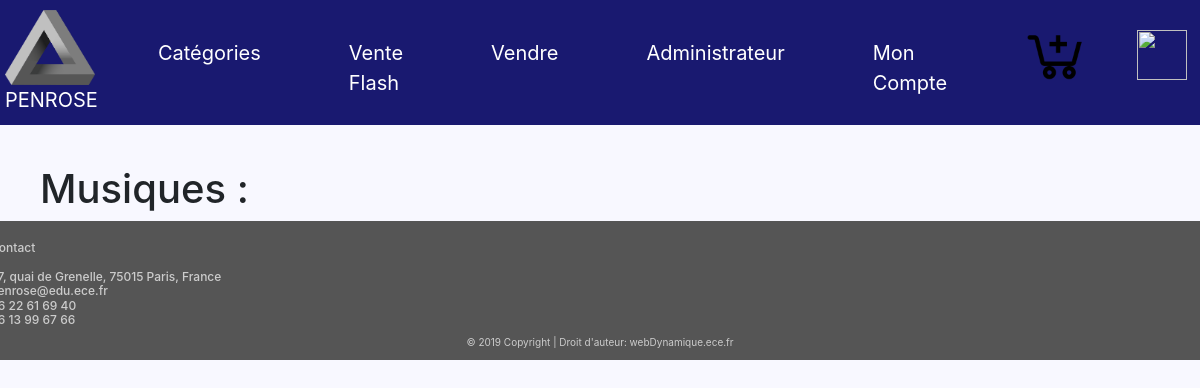
The app's page /liste_musique_fiche.php, older data.
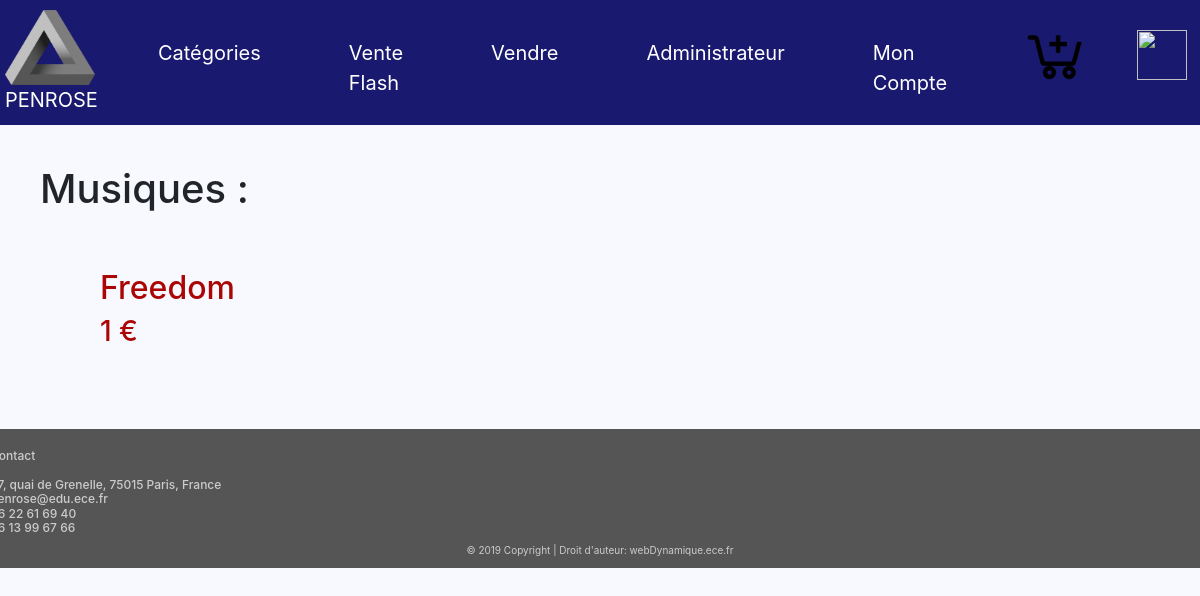
The same page, newer data.
### tables this page shows
CREATE TABLE IF NOT EXISTS `items` (
  `ID` int(50) NOT NULL AUTO_INCREMENT,
  `Titre` varchar(255) NOT NULL,
  `Photos` varchar(255) NOT NULL,
  `Description` varchar(1000) NOT NULL,
  `Video` varchar(255) NOT NULL,
  `Categorie` varchar(255) NOT NULL,
  `Prix` varchar(255) NOT NULL,
  `vendu` int(50) NOT NULL,
  `id_vend` int(11) NOT NULL,
  PRIMARY KEY (`ID`),
  KEY `ID` (`ID`)
);

### liste_musique_fiche.php (the view, shortened to what this page needs)
<!DOCTYPE html>
<html>
<head>
<link rel="stylesheet"
href="https://stackpath.bootstrapcdn.com/bootstrap/4.1.3/css/bootstrap.min.css">
<link rel="stylesheet" type="text/css" href="styles.css">
</head>
<body>
<nav class="navbar navbar-expand-md">
<a class="navbar-brand" href="https://sites.google.com/site/tpe44lesillusionsoptiques/info-presse-classeur/le-triangle-de-penrose"><img class="logo" src="logo.png" height='75' width='90'/><br>	PENROSE</a>
<div class="collapse navbar-collapse" id="main-navigation">
<ul class="navbar-nav">
<li class="nav-item"><a class="nav-link"
href="Categorie.php">Catégories</a></li>
<li class="nav-item"><a class="nav-link" href="Venteflash.php">Vente Flash</a></li>
<li class="nav-item"><a class="nav-link"
href="verif_vendeur.php">Vendre</a></li>
<li class="nav-item"><a class="nav-link"
href="verif_admi.php">Administrateur</a></li>
<li class="nav-item"><a class="nav-link"
href="verif_acheteur.php">Mon Compte</a></li>
<a class="navbar-brand" href="Panier.php"><img class="panier" src="panier.png" height='70' width='70'> </a>
<a class="navbar-brand" href="logout.php"><img class="deco" src="Deco.png" height='50' width='50'> </a>
</ul>
</div>
</nav>
<?php
$database = "ece_amazon";
$db_handle = mysqli_connect('localhost', 'root', '');
$db_found = mysqli_select_db($db_handle, $database);
if($db_found)
{
	if(isset($_GET['show']))
	{
		$product=$_GET['show'];
		$sql = "SELECT * from items WHERE Titre='$product'";
		$result = mysqli_query($db_handle, $sql);
		$data = mysqli_fetch_assoc($result);
		$description=$data["Description"];
		?>
		<br>
		<div  style="margin-left: 750px; color:#AB0606; margin-top: 50px;">
			<img style="margin-left: -700px; margin-bottom: -300px;" src="<?php echo $data["Photos"];?>">
			<h1><?php echo $data["Titre"];?></h1>
			<h2 style="margin-left: 40px;"> <?php echo $data["Prix"];?> €</h2>
			<a href="Panier.php?action=ajout&amp;l=<?php echo $data["Titre"];?>&amp;q=1&amp;p=<?php echo $data["Prix"];?>&amp;ph=<?php echo $data["Photos"];?>" onclick="window(this.href, '',
'toolbar=no, location=no, directories=no, status=yes, scrollbars=yes, resizable=yes, copyhistory=no, width=600, height=350'); return false;">Ajouter au panier</a>
			<a href="liste_livre_fiche.php"><h4 style="margin-left: 40px; color:#000000;" >Retour</h4></a>
		</div><br>
		<?php
	}
	else
	{
		?><div style="margin-left: 40px; margin-top: 40px; " ><h1 > Musiques : </h1></div><?php
		$sql = "SELECT * from items WHERE Categorie='Musiques'";
		$result = mysqli_query($db_handle, $sql);
		while($data = mysqli_fetch_assoc($result))
		{
			?>
			<br><br>
			<div style="margin-left:100px;">
				<a href="?show=<?php echo $data["Titre"];?>"><h2 style="color:#AB0606;"><?php echo $data["Titre"];?></h2></a>
				<h3 style="color:#AB0606;"><?php echo $data["Prix"];?> € </h3>
			</div>
			<br/><br/><br/>
			<?php
		}
	}
	}
	?>
	<footer class="page-footer">
<div class="container">
<div class="row">
<div class="col-lg-8 col-md-8 col-sm-12">
</div>
<h4 class="contact">Contact<br> <br>
37, quai de Grenelle, 75015 Paris, France <br>
penrose@edu.ece.fr <br>
06 22 61 69 40 <br>
06 13 99 67 66
</h4>
</div>
</div>
<div class="copyright">&copy; 2019 Copyright | Droit
d'auteur: webDynamique.ece.fr </div>
</footer>
</body>
</html>

Row changes from the older to the newer data that the page shows:
added items: Titre "Freedom", Prix "1"
